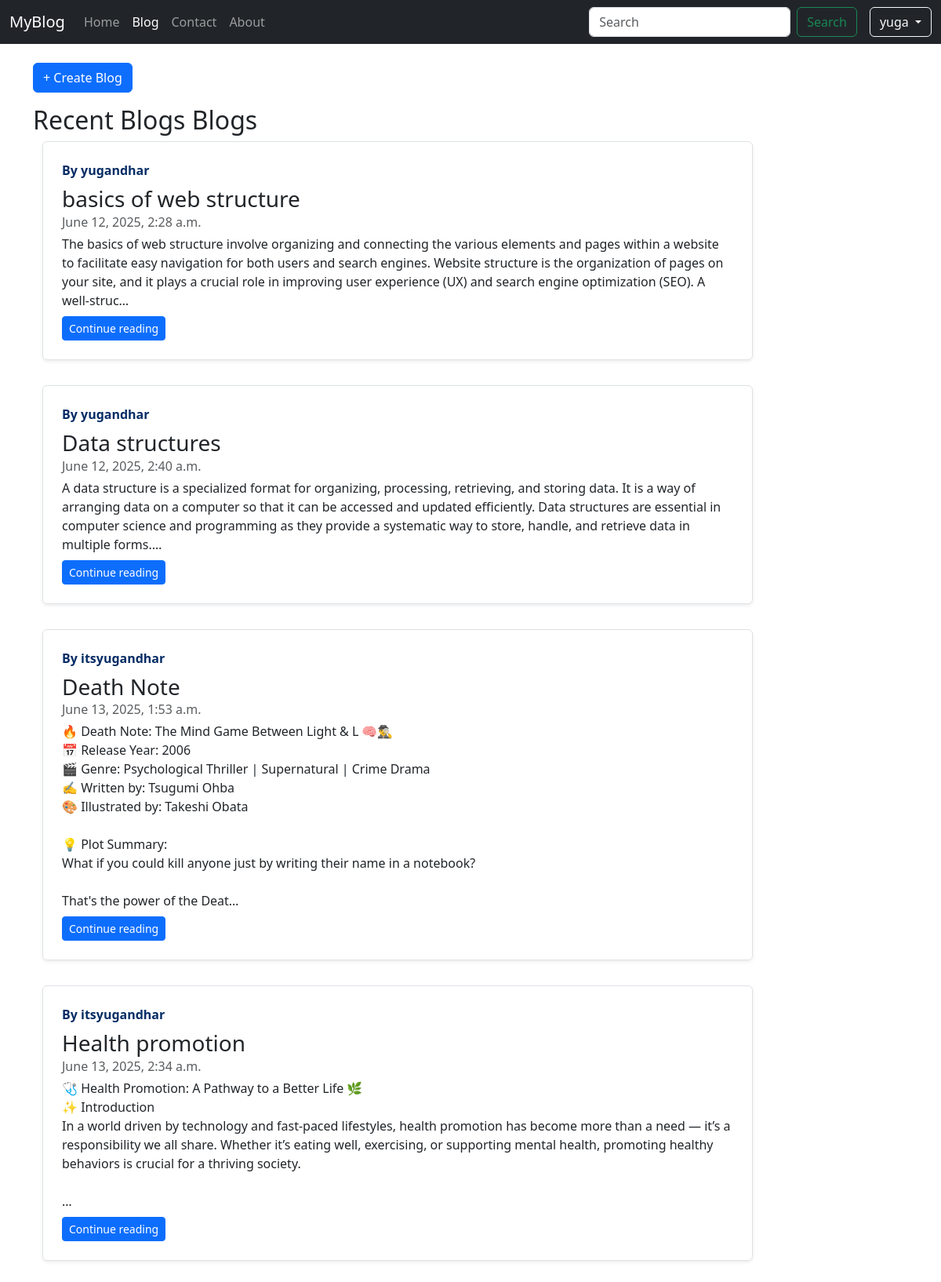
Page /blog/ (signed in) on the committed database.
### blog/models.py (models this page shows)
class Post(models.Model):
    Sno = models.AutoField(primary_key=True)
    author = models.CharField(max_length=100)
    title = models.CharField(max_length = 150)
    slug = models.CharField(max_length=140)
    timeStamp = models.DateTimeField(default=now)
    content = models.TextField()
    def __str__(self):
        return "posted by " + self.author + ' - ' + self.title

### blog/views.py (the view)
# urls.py: path('',views.blogpage,name = 'blogpage'),
def blogpage(request):
    allposts = Post.objects.all()
    print(allposts)
    context = {'allposts' : allposts}
    return render(request,'blog/blogpage.html',context)

### templates/blog/blogpage.html (shortened to what this page needs)
{% extends "basic.html" %}
{% block blogactive %} active{% endblock blogactive %}
{% block body %}
{% if user.is_authenticated %}
    <a href="/blog/create/" class="btn btn-primary mb-3">+ Create Blog</a>
{% endif %}
<h2>Recent Blogs Blogs</h2>
<div class='container'>
     {% for post in allposts %}
<div class="row mb-2">
  <div class="col-md-10">
    <div
      class="row g-0 border rounded overflow-hidden flex-md-row mb-4 shadow-sm h-md-250 position-relative"
    >
      <div class="col p-4 d-flex flex-column position-static">
        <strong class="d-inline-block mb-2 text-primary-emphasis"> By {{post.author}}</strong>
        <h3 class="mb-0"> {{post.title}}</h3>
        <div class="mb-1 text-body-secondary">{{post.timeStamp}}</div>
        <div>{{ post.content|linebreaksbr |truncatechars:350}}</div>
        <div class="d-flex">
        <a href="/blog/{{post.slug}}" role='button' class="btn btn-primary btn-sm w-auto mt-2">
          Continue reading
        </a>
    </div>
      </div>
    </div>
  </div>
</div>
{% endfor %}
</div>
{% endblock body %}

### templates/basic.html (shortened to what this page needs)
<!DOCTYPE html>
<html lang="en">
<head>
  <link href="https://cdn.jsdelivr.net/npm/bootstrap@5.3.3/dist/css/bootstrap.min.css" rel="stylesheet">
</head>
<body>
<nav class="navbar navbar-expand-lg navbar-dark bg-dark">
  <div class="container-fluid">
    <a class="navbar-brand" href="/">MyBlog</a>
    <div class="collapse navbar-collapse" id="navbarContent">
      <ul class="navbar-nav me-auto mb-2 mb-lg-0">
        <li class="nav-item"><a class="nav-link {% block homeactive %}{% endblock %}" href="/">Home</a></li>
        <li class="nav-item"><a class="nav-link {% block blogactive %}{% endblock %}" href="/blog">Blog</a></li>
        <li class="nav-item"><a class="nav-link {% block contactactive %}{% endblock %}" href="/contact">Contact</a></li>
        <li class="nav-item"><a class="nav-link {% block aboutactive %}{% endblock %}" href="/about">About</a></li>
      </ul>
      <form class="d-flex me-3" method="get" action="/search">
        <input class="form-control me-2" type="search" placeholder="Search" name="query" required>
        <button class="btn btn-outline-success" type="submit">Search</button>
      </form>
      {% if user.is_authenticated %}
      <div class="dropdown">
        <button class="btn btn-outline-light dropdown-toggle" type="button" data-bs-toggle="dropdown">
          {{ user.username }}
        </button>
      </div>
      {% else %}
      <button class="btn btn-success mx-1" data-bs-toggle="modal" data-bs-target="#loginmodel">Log In</button>
      <button class="btn btn-success" data-bs-toggle="modal" data-bs-target="#signinmodel">Sign In</button>
      {% endif %}
    </div>
  </div>
</nav>
<div class="container mt-4">
  {% block body %}{% endblock %}
</div>
</body>
</html>

### rows in the picture
Post: author "yugandhar", title "basics of web structure", timeStamp "June 12, 2025, 2:28 a.m.", content "The basics of web structure involve organizing and connecting the various elements and pages within a website to facilitate easy navigation for both users and search engines. Website structure is the organization of pages on your site, and it plays a crucial role in improving user experience (UX) and search engine optimization (SEO). A well-struc…"
Post: author "yugandhar", title "Data structures", timeStamp "June 12, 2025, 2:40 a.m.", content "A data structure is a specialized format for organizing, processing, retrieving, and storing data. It is a way of arranging data on a computer so that it can be accessed and updated efficiently. Data structures are essential in computer science and programming as they provide a systematic way to store, handle, and retrieve data in multiple forms.…"
Post: author "itsyugandhar", title "Death Note", timeStamp "June 13, 2025, 1:53 a.m.", content "🔥 Death Note: The Mind Game Between Light & L 🧠🕵️‍♂️ 📅 Release Year: 2006 🎬 Genre: Psychological Thriller | Supernatural | Crime Drama ✍️ Written by: Tsugumi Ohba 🎨 Illustrated by: Takeshi Obata 💡 Plot Summary: What if you could kill anyone just by writing their name in a notebook? That's the power of the Deat…"
Post: author "itsyugandhar", title "Health promotion", timeStamp "June 13, 2025, 2:34 a.m.", content "🩺 Health Promotion: A Pathway to a Better Life 🌿 ✨ Introduction In a world driven by technology and fast-paced lifestyles, health promotion has become more than a need — it’s a responsibility we all share. Whether it’s eating well, exercising, or supporting mental health, promoting healthy behaviors is crucial for a thriving society. …"

### other values in the picture
{{ user.username }} "yuga"
